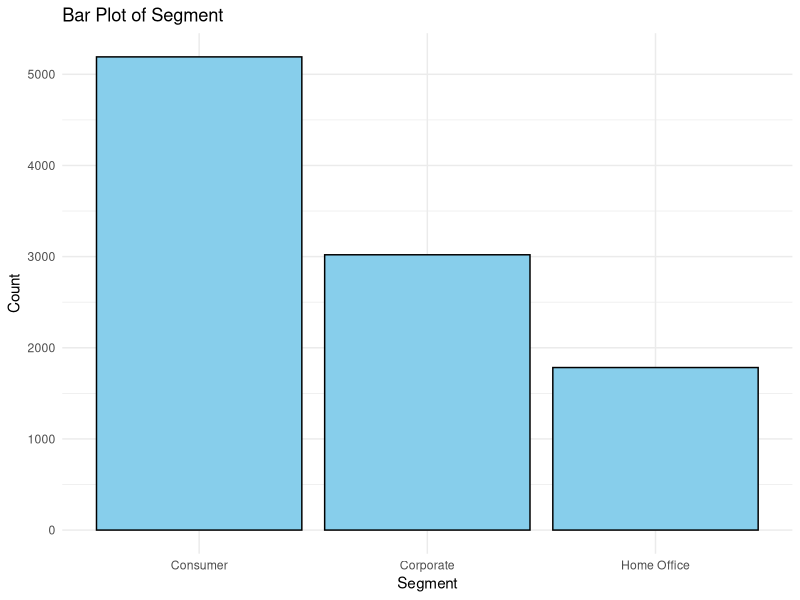
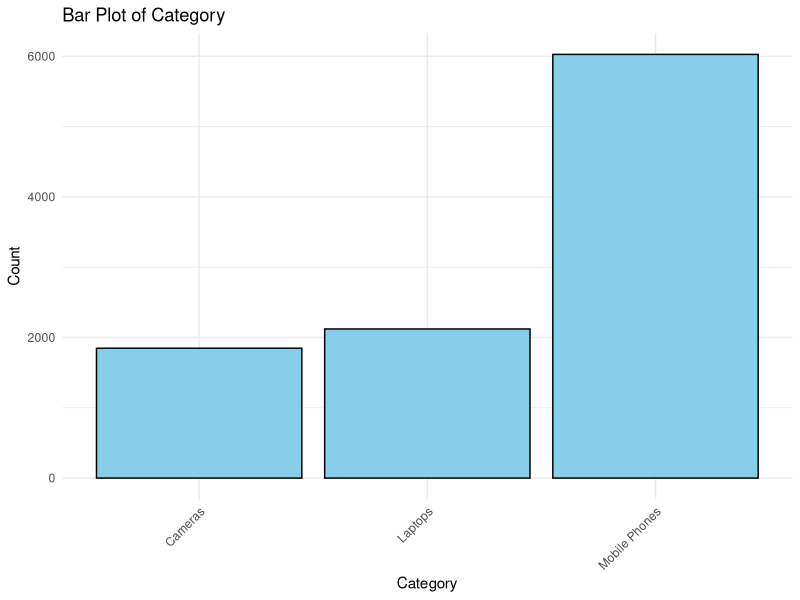

Reproduce these figures in R, in order.
# Package to read xls
library(dplyr)
library("readxl")
library(e1071)
library(caret)
library(ggplot2)

# set working directory
setwd("C:/Users/Acer/Dropbox/PC/Desktop/CPC351/project")

# load dataset
sales <- read_excel("Electronic-store-sales-details.xls")

# Converting the attributes to categorical
sales$`Order ID` <- factor(sales$`Order ID`)
sales$`Ship Mode` <- factor(sales$`Ship Mode`)
sales$`Customer ID` <- factor(sales$`Customer ID`)
sales$`Customer Name` <- factor(sales$`Customer Name`)
sales$Segment <- factor(sales$Segment)
sales$Country <- factor(sales$Country)
sales$City <- factor(sales$City)
sales$State <- factor(sales$State)
sales$Region <- factor(sales$Region)
sales$`Product ID` <- factor(sales$`Product ID`)
sales$Category <- factor(sales$Category)
sales$`Sub-Category` <- factor(sales$`Sub-Category`)
sales$`Product Name` <- factor(sales$`Product Name`)

# getting the values in attribute segment
summary(sales$Segment)

# Data preparation

# Check for null values
which(is.na(sales)) # no null values

# Check for duplicate rows
duplicate_indices <- which(duplicated(sales))

# View duplicate rows
duplicate_rows <- sales[duplicate_indices, ] # no duplicate rows

# Remove Row ID attribute because Order ID is already unique
clean_sales <- sales[, !(names(sales) %in% c("Row ID"))]

# Performing data normalisation for scale consistency
# Using range normalization
clean_sales$Sales <- (clean_sales$Sales - min(clean_sales$Sales)) / (max(clean_sales$Sales) - min(clean_sales$Sales))
clean_sales$Quantity <- (clean_sales$Quantity - min(clean_sales$Quantity)) / (max(clean_sales$Quantity) - min(clean_sales$Quantity))
clean_sales$Profit <- (clean_sales$Profit - min(clean_sales$Profit)) / (max(clean_sales$Profit) - min(clean_sales$Profit))

# Perform feature selection using chi-square test
chi_sq_results <- sapply(clean_sales[, -which(names(clean_sales) == "Segment")], function(x) {
  chisq.test(table(x, clean_sales$Segment))$p.value
})

# Select features based on a threshold (e.g., p-value < 0.05)
selected_features <- names(chi_sq_results)[chi_sq_results < 0.05]

# Keep selected features along with the target variable
selected_sales <- clean_sales[, c(selected_features, "Segment")]

# Splitting data set train-test
sample <- sample(c(TRUE, FALSE), nrow(selected_sales), replace = TRUE, prob = c(0.7, 0.3))
train_sales <- selected_sales[sample, ]
test_sales <- selected_sales[!sample, ]

# Convert the target variable (Segment) to a factor
train_sales$Segment <- as.factor(train_sales$Segment)
test_sales$Segment <- as.factor(test_sales$Segment)

# Build the Naive Bayes model
naive_bayes_model <- naiveBayes(Segment ~ ., data = train_sales)

# Print the summary of the model
print(naive_bayes_model)

# Make predictions on the test set
predictions <- predict(naive_bayes_model, newdata = test_sales)

# Create a confusion matrix
conf_matrix <- table(Predicted = predictions, Actual = test_sales$Segment)

# Ensure that the levels of the reference and data are the same
levels(test_sales$Segment) <- levels(predictions)

# Plot the confusion matrix
confusionMatrix_plot <- confusionMatrix(conf_matrix, reference = test_sales$Segment, mode = "everything")

# Display the plot
print(confusionMatrix_plot)

# Display summary statistics for numerical variables
summary(sales[, sapply(sales, is.numeric)])

# Display summary for categorical variables
sapply(sales[, !sapply(sales, is.numeric)], function(x) table(x))

# Plot bar plot of Segment
ggplot(sales, aes(x = Segment)) +
  geom_bar(fill = "skyblue", color = "black") +
  labs(title = "Bar Plot of Segment", x = "Segment", y = "Count") +
  theme_minimal()

# Plot bar plot of Category
ggplot(sales, aes(x = Category)) +
  geom_bar(fill = "skyblue", color = "black") +
  labs(title = "Bar Plot of Category", x = "Category", y = "Count") +
  theme_minimal() +
  theme(axis.text.x = element_text(angle = 45, hjust = 1))
